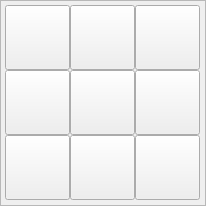
   <widget class="QFrame" name="frame_8">
    <property name="geometry">
     <rect>
      <x>225</x>
      <y>435</y>
      <width>206</width>
      <height>206</height>
     </rect>
    </property>
    <property name="frameShape">
     <enum>QFrame::StyledPanel</enum>
    </property>
    <property name="frameShadow">
     <enum>QFrame::Raised</enum>
    </property>
    <widget class="QPushButton" name="probe_inXminusYplus">
     <property name="geometry">
      <rect>
       <x>5</x>
       <y>5</y>
       <width>65</width>
       <height>65</height>
      </rect>
     </property>
     <property name="text">
      <string/>
     </property>
    </widget>
    <widget class="QPushButton" name="probe_inXminusYminus">
     <property name="geometry">
      <rect>
       <x>5</x>
       <y>135</y>
       <width>65</width>
       <height>65</height>
      </rect>
     </property>
     <property name="text">
      <string/>
     </property>
    </widget>
    <widget class="QPushButton" name="probe_inXminus">
     <property name="geometry">
      <rect>
       <x>5</x>
       <y>70</y>
       <width>65</width>
       <height>65</height>
      </rect>
     </property>
     <property name="text">
      <string/>
     </property>
     <property name="function" stdset="0">
      <string>mdi</string>
     </property>
     <property name="command" stdset="0">
      <string>o&lt;p_right&gt; call</string>
     </property>
    </widget>
    <widget class="QPushButton" name="probe_inYminus">
     <property name="geometry">
      <rect>
       <x>70</x>
       <y>135</y>
       <width>65</width>
       <height>65</height>
      </rect>
     </property>
     <property name="text">
      <string/>
     </property>
     <property name="function" stdset="0">
      <string>mdi</string>
     </property>
     <property name="command" stdset="0">
      <string>o&lt;p_back&gt;  call</string>
     </property>
    </widget>
    <widget class="QPushButton" name="probe_inhole">
     <property name="geometry">
      <rect>
       <x>70</x>
       <y>70</y>
       <width>65</width>
       <height>65</height>
      </rect>
     </property>
     <property name="text">
      <string/>
     </property>
     <property name="function" stdset="0">
      <string>mdi</string>
     </property>
     <property name="command" stdset="0">
      <string>o&lt;p_hole&gt;  call</string>
     </property>
    </widget>
    <widget class="QPushButton" name="probe_inYplus">
     <property name="geometry">
      <rect>
       <x>70</x>
       <y>5</y>
       <width>65</width>
       <height>65</height>
      </rect>
     </property>
     <property name="text">
      <string/>
     </property>
     <property name="function" stdset="0">
      <string>mdi</string>
     </property>
     <property name="command" stdset="0">
      <string>o&lt;p_front&gt; call</string>
     </property>
    </widget>
    <widget class="QPushButton" name="probe_inXplus">
     <property name="geometry">
      <rect>
       <x>135</x>
       <y>70</y>
       <width>65</width>
       <height>65</height>
      </rect>
     </property>
     <property name="text">
      <string/>
     </property>
     <property name="function" stdset="0">
      <string>mdi</string>
     </property>
     <property name="command" stdset="0">
      <string>o&lt;p_left&gt;  call</string>
     </property>
    </widget>
    <widget class="QPushButton" name="probe_inXplusYminus">
     <property name="geometry">
      <rect>
       <x>135</x>
       <y>135</y>
       <width>65</width>
       <height>65</height>
      </rect>
     </property>
     <property name="text">
      <string/>
     </property>
    </widget>
    <widget class="QPushButton" name="probe_inXplusYplus">
     <property name="geometry">
      <rect>
       <x>135</x>
       <y>5</y>
       <width>65</width>
       <height>65</height>
      </rect>
     </property>
     <property name="text">
      <string/>
     </property>
    </widget>
   </widget>
